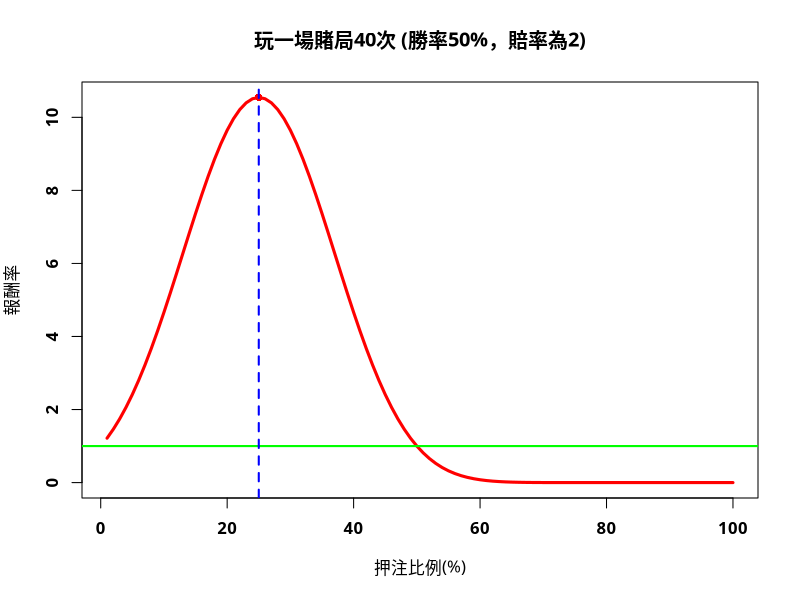
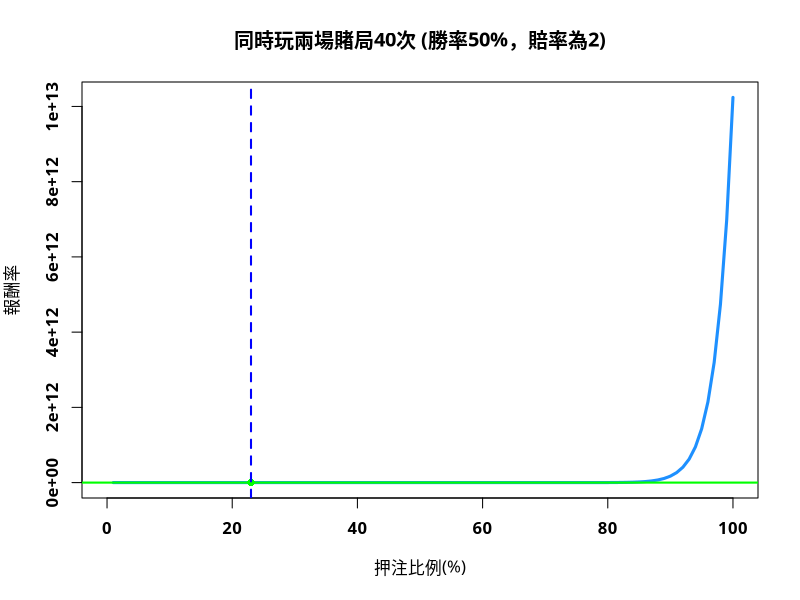
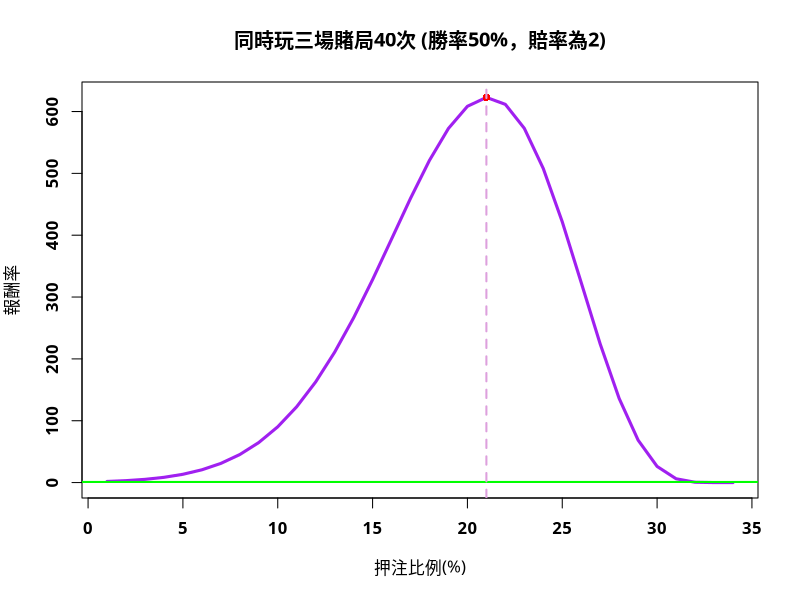
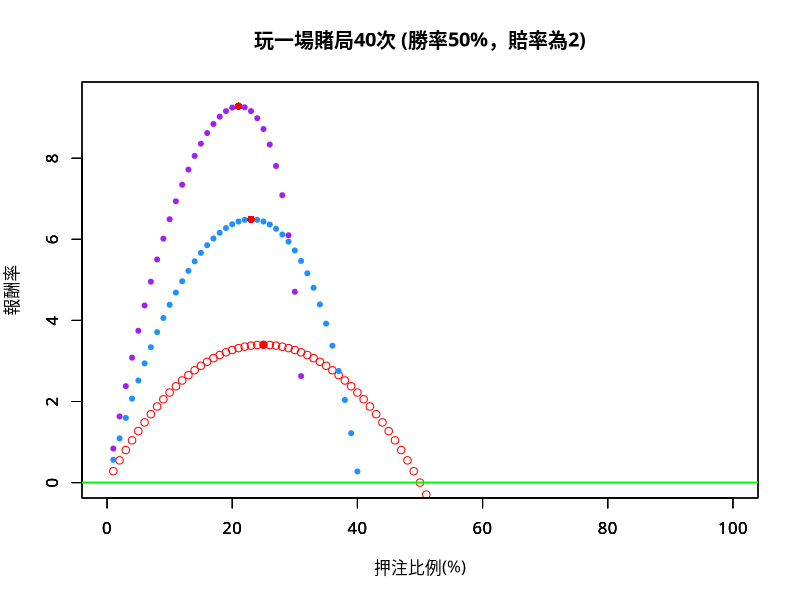

Reproduce these figures in R, in order.
##畫出同時玩1,2,3局數玩40次的的報酬率，表現槓桿空間模型的不可思議
pwin=0.5	##勝率
odds=2		##賠率,賭1元，贏了拿回1+odds元，輸了輸1元
nbet=40	##賭的次數

#####玩一場賭局
LSM1=rep(1,100)

for (f in 1:100){
LSM1[f]=((1+(odds*f/100))^(nbet*pwin))*((1-(f/100))^(nbet*(1-pwin)))
}
par(family="STKaiti") #Only for Mac

plot (LSM1,type="l",lwd=3,col="red",font=2
,xlab="押注比例(%)",ylab="報酬率",main="玩一場賭局40次 (勝率50%，賠率為2)")

points(tail(order(LSM1),1),max(LSM1),col="red",pch=16)
abline(h=1,col="green",lty=1,lwd=2)
abline(v=25,col="blue",lty=2,lwd=2)


###同時玩兩場

LSM2=rep(1,100)

for (f in 1:100){
LSM2[f]=((1+(2*odds*f/100))^10)*((1+(f/100))^20)*((1-(odds*f/100))^10)
}

plot (LSM2,type="l",lwd=3,font=2,col="Dodgerblue"
,xlab="押注比例(%)",xlim=c(0,100),ylab="報酬率",main="同時玩兩場賭局40次 (勝率50%，賠率為2)")

points(order(LSM2[1:50])[50],max(LSM2[1:50]),col="green",pch=16)

abline(h=1,col="green",lty=1,lwd=2)
abline(v=23,col="blue",lty=2,lwd=2)

### 同時玩三場

LSM3=rep(1,100)

for (f in 1:100){
LSM3[f]=((1+(6*f/100))^5)*((1+(3*f/100))^15)*((1-(3*f/100))^5)
}

plot (LSM3[1:34],type="l",font=2,col="purple",lwd=3
,xlab="押注比例(%)",ylab="報酬率"
,main="同時玩三場賭局40次 (勝率50%，賠率為2)")

points(tail(order(LSM3),1),max(LSM3),col="red",pch=16)

abline(h=1,col="green",lty=1,lwd=2)
abline(v=21,col="plum",lty=2,lwd=2)

########################

plot (log2(LSM1),col="red",xlab="押注比例(%)",xlim=c(0,100),ylim=c(0,9.5),ylab="報酬率",main="玩一場賭局40次 (勝率50%，賠率為2)")
points(order(LSM1)[100],log2(max(LSM1)),col="red",pch=16)
par(new=TRUE)
plot (log2(LSM2[1:50]),col="Dodgerblue",xlim=c(0,100),ylim=c(0,9.5),pch=20,xlab="",ylab="")
points(order(LSM2[1:50])[50],log2(max(LSM2[1:50])),col="red",pch=16)
par(new=TRUE)
plot (log2(LSM3[1:34]),col="purple",pch=20,xlim=c(0,100),ylim=c(0,9.5),xlab="",ylab="")
abline(h=0,col="green",lty=1,lwd=2)
points(order(LSM3)[100],log2(max(LSM3)),col="red",pch=16)

